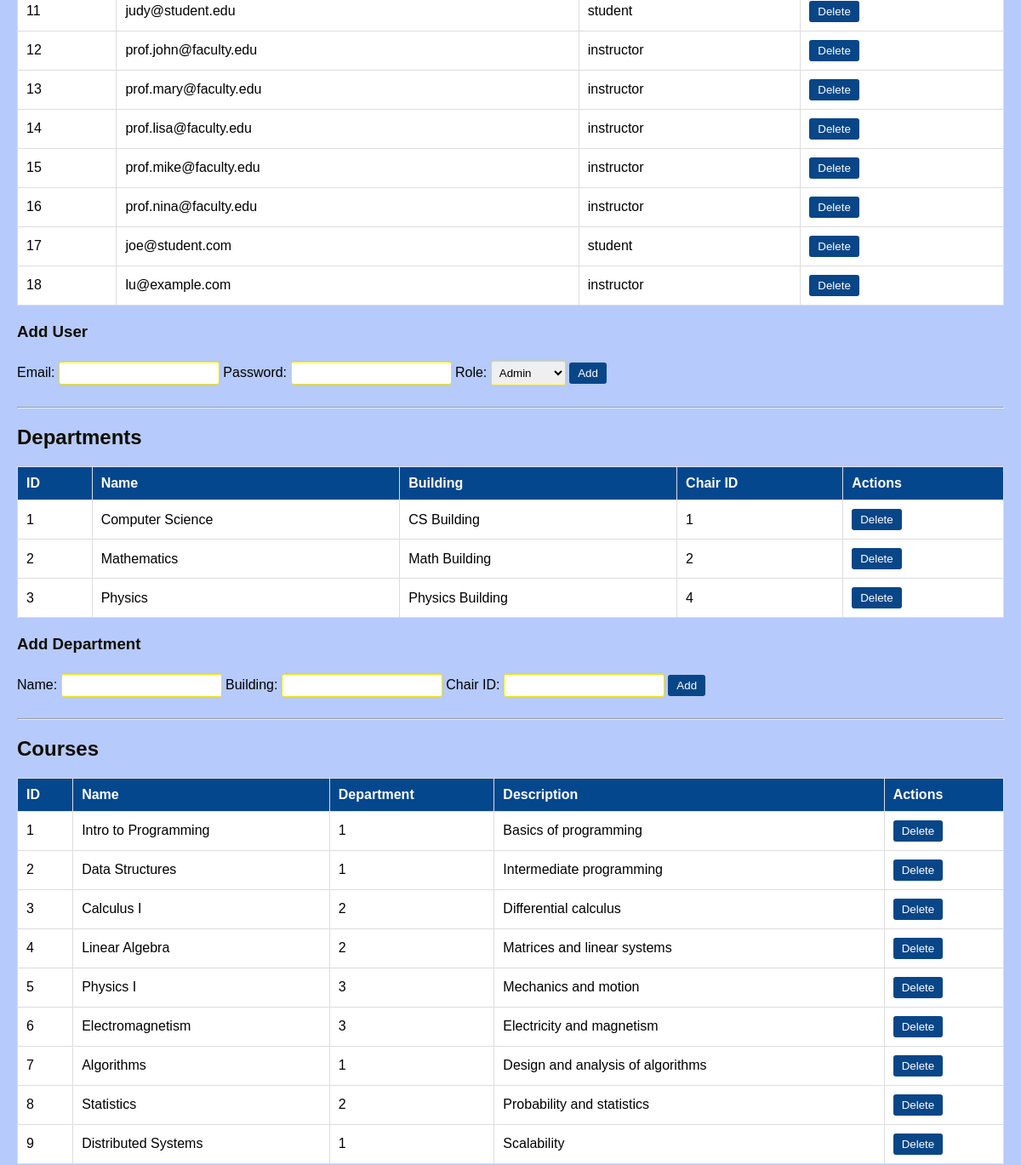
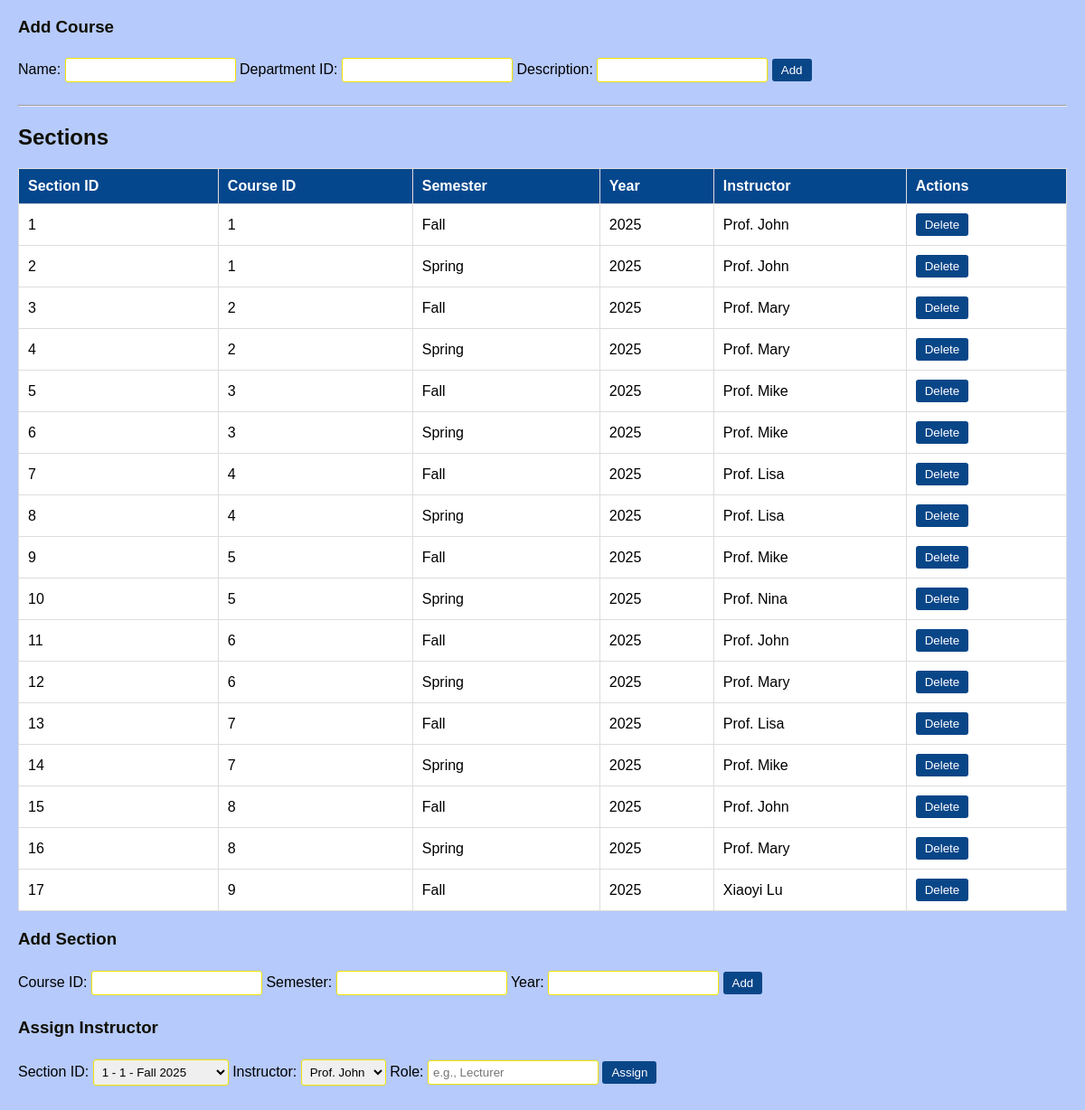
Page /dashboard (signed in, lower part) on the earlier database version (2 pictures, top to bottom).
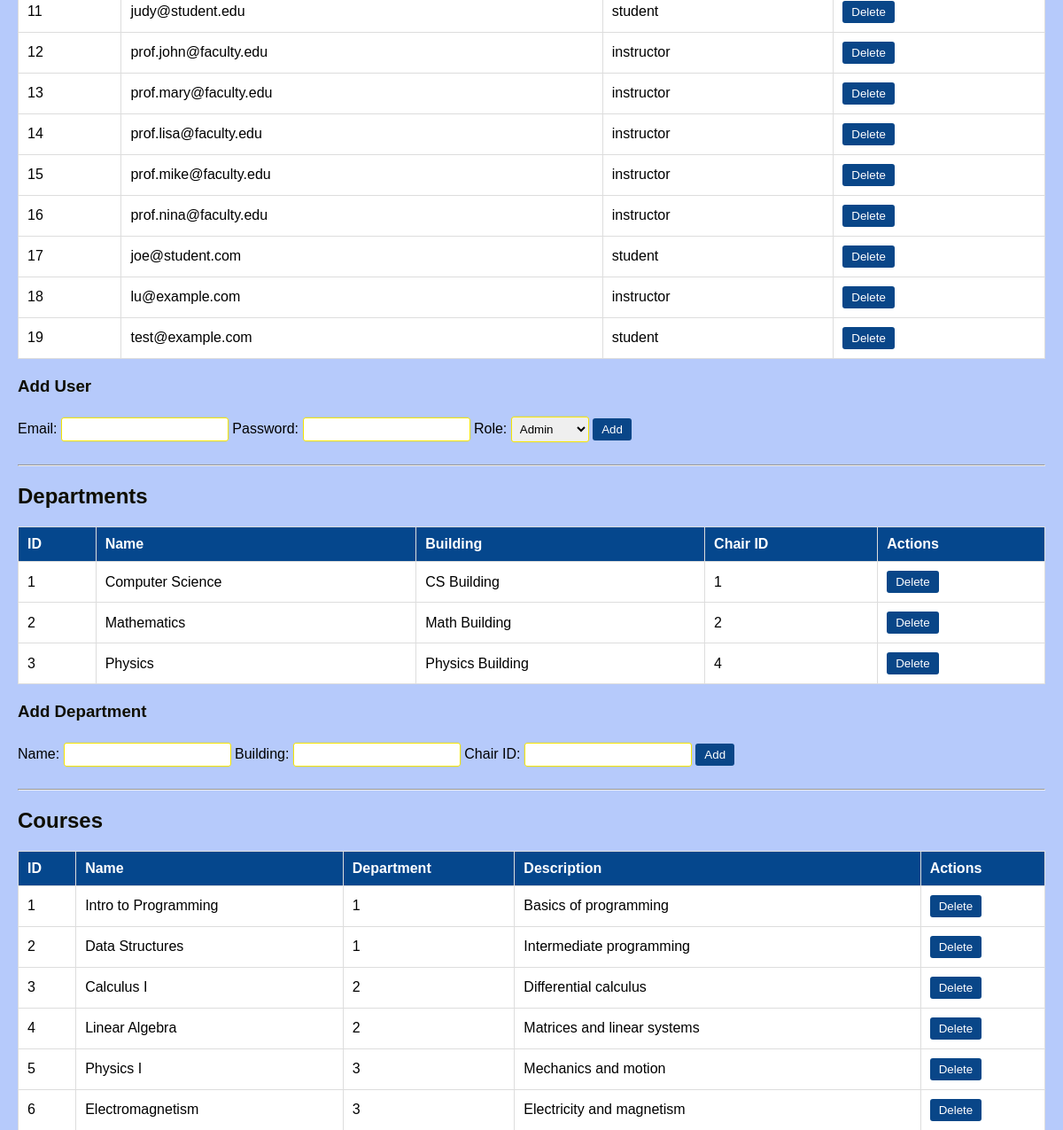
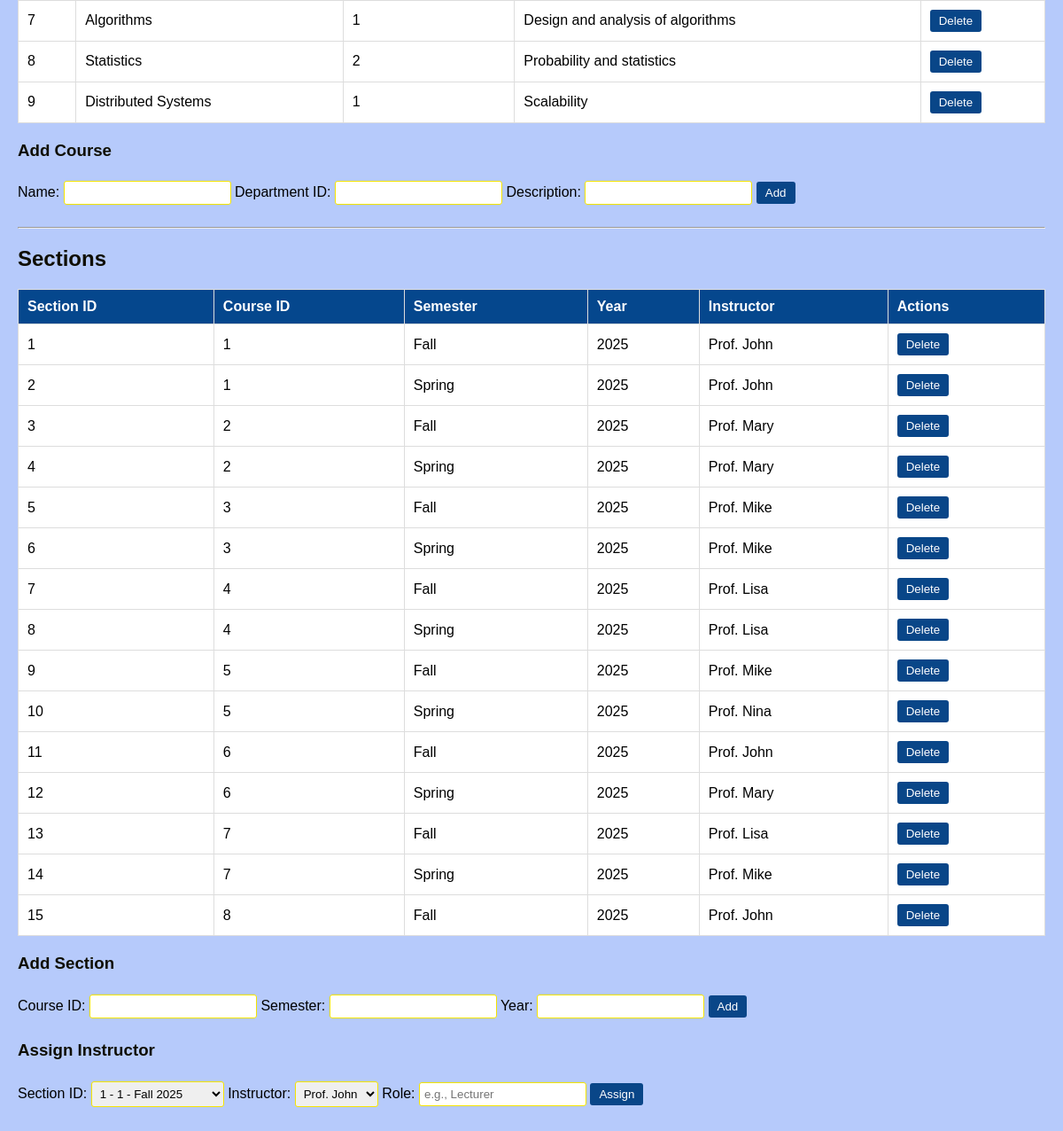
Same page on the later database version (2 pictures, top to bottom).
### tables this page shows
CREATE TABLE user (
        user_id INTEGER PRIMARY KEY AUTOINCREMENT,
        email TEXT UNIQUE NOT NULL,
        password TEXT NOT NULL,
        role TEXT NOT NULL
    );

CREATE TABLE department (
        dept_id INTEGER PRIMARY KEY AUTOINCREMENT,
        name TEXT NOT NULL,
        building TEXT,
        chair_id INTEGER,
        FOREIGN KEY (chair_id) REFERENCES instructor(i_id)
    );

CREATE TABLE course (
        c_id INTEGER PRIMARY KEY AUTOINCREMENT,
        dept_id INTEGER,
        name TEXT NOT NULL,
        desc TEXT,
        FOREIGN KEY (dept_id) REFERENCES department(dept_id)
    );

CREATE TABLE section (
        section_id INTEGER PRIMARY KEY AUTOINCREMENT,
        c_id INTEGER,
        year INTEGER,
        semester TEXT,
        FOREIGN KEY (c_id) REFERENCES course(c_id)
    );

### app.py (the view, shortened to what this page needs)
@app.route("/dashboard")
@login_required
def dashboard():
    conn = get_db_connection()
    role = session["role"]
    if role == "admin":
        users = conn.execute("SELECT * FROM user").fetchall()
        departments = conn.execute("SELECT * FROM department").fetchall()
        courses = conn.execute("SELECT * FROM course").fetchall()
        sections = conn.execute("""
            SELECT
                s.section_id, s.c_id, s.semester, s.year,
                GROUP_CONCAT(i.name, ', ') AS instructor_names
            FROM section s
            LEFT JOIN instructorSection ins ON s.section_id = ins.section_id
            LEFT JOIN instructor i ON ins.i_id = i.i_id
            GROUP BY s.section_id
        """).fetchall()
        instructors = conn.execute("SELECT * FROM instructor").fetchall()
        instructor_sections = conn.execute("SELECT * FROM instructorSection").fetchall()
        conn.close()
        return render_template(
            "dashboard_admin.html",
            users=users,
            departments=departments,
            courses=courses,
            sections=sections,
            instructors=instructors,
            instructor_sections=instructor_sections
        )
    else:
        conn.close()
        return "Unknown role"

### app.py (called while the page is built)
def login_required(f):
    @wraps(f)
    def decorated_function(*args, **kwargs):
        if "user_id" not in session:
            return redirect("/login")
        return f(*args, **kwargs)
    return decorated_function

def get_db_connection():
    conn = sqlite3.connect(DATABASE)
    conn.row_factory = sqlite3.Row
    return conn

### templates/dashboard_admin.html (shortened to what this page needs)
<!DOCTYPE html>
<html>
<head>
    <link rel="stylesheet" type="text/css" href="{{ url_for('static', filename='style.css') }}">
</head>
<body>
<table border="1">
{% for u in users %}
<tr>
<td>{{ u.user_id }}</td>
<td>{{ u.email }}</td>
<td>{{ u.role }}</td>
<td>
<form action="/users/delete/{{ u.user_id }}" method="post" style="display:inline;">
<button type="submit">Delete</button>
</form>
</td>
</tr>
{% endfor %}
</table>
<h3>Add User</h3>
<form action="/users/add" method="post">
Email: <input name="email" required>
Password: <input name="password" required>
Role: <select name="role">
<option value="admin">Admin</option>
</select>
<button type="submit">Add</button>
</form>
<hr>
<h2>Departments</h2>
<table border="1">
<tr><th>ID</th><th>Name</th><th>Building</th><th>Chair ID</th><th>Actions</th></tr>
{% for d in departments %}
<tr>
<td>{{ d.dept_id }}</td>
<td>{{ d.name }}</td>
<td>{{ d.building }}</td>
<td>{{ d.chair_id }}</td>
<td>
<form action="/departments/delete/{{ d.dept_id }}" method="post" style="display:inline;">
<button type="submit">Delete</button>
</form>
</td>
</tr>
{% endfor %}
</table>
<h3>Add Department</h3>
<form action="/departments/add" method="post">
Name: <input name="name" required>
Building: <input name="building">
Chair ID: <input name="chair_id">
<button type="submit">Add</button>
</form>
<hr>
<h2>Courses</h2>
<table border="1">
<tr><th>ID</th><th>Name</th><th>Department</th><th>Description</th><th>Actions</th></tr>
{% for c in courses %}
<tr>
<td>{{ c.c_id }}</td>
<td>{{ c.name }}</td>
<td>{{ c.dept_id }}</td>
<td>{{ c.desc }}</td>
<td>
<form action="/courses/delete/{{ c.c_id }}" method="post" style="display:inline;">
<button type="submit">Delete</button>
</form>
</td>
</tr>
{% endfor %}
</table>
<h3>Add Course</h3>
<form action="/courses/add" method="post">
Name: <input name="name" required>
Department ID: <input name="dept_id">
Description: <input name="desc">
<button type="submit">Add</button>
</form>
<hr>
<h2>Sections</h2>
<table border="1">
<tr>
    <th>Section ID</th>
    <th>Course ID</th>
    <th>Semester</th>
    <th>Year</th>
    <th>Instructor</th>
    <th>Actions</th>
</tr>
{% for s in sections %}
<tr>
    <td>{{ s.section_id }}</td>
    <td>{{ s.c_id }}</td>
    <td>{{ s.semester }}</td>
    <td>{{ s.year }}</td>
    <td>
        {% if s.instructor_names %}
            {{ s.instructor_names }}
        {% else %}
            Unassigned
        {% endif %}
    </td>
    <td>
        <form action="/sections/delete/{{ s.section_id }}" method="post" style="display:inline;">
            <button type="submit">Delete</button>
        </form>
    </td>
</tr>
{% endfor %}
</table>
<h3>Add Section</h3>
<form action="/sections/add" method="post">
    Course ID: <input name="c_id" required>
    Semester: <input name="semester" required>
    Year: <input name="year" required>
    <button type="submit">Add</button>
</form>
<h3>Assign Instructor</h3>
<form action="/instructorSections/add" method="post">
    Section ID:
    <select name="section_id" required>
        {% for s in sections %}
        <option value="{{ s.section_id }}">
            {{ s.section_id }} - {{ s.c_id }} - {{ s.semester }} {{ s.year }}
        </option>
        {% endfor %}
    </select>
    Instructor:
    <select name="i_id" required>
        {% for instr in instructors %}
        <option value="{{ instr.i_id }}">{{ instr.name }}</option>
        {% endfor %}
    </select>
    Role: <input name="role_in_section" placeholder="e.g., Lecturer">
    <button type="submit">Assign</button>
</form>
</body>
</html>

### static/style.css (style rules this page uses)
body { font-family: Arial, sans-serif; background-color: #b6cafb; margin: 0; padding: 20px; }
h1, h2, h3 { color: #0f0e00; }
table { width: 100%; border-collapse: collapse; margin-bottom: 20px; background-color: #ffffff; }
table th { background-color: #05478d; color: #fff; }
button { padding: 5px 10px; background-color: #094688; border: none; color: #fff; cursor: pointer; border-radius: 3px; }
form { margin-bottom: 20px; }
input, select { padding: 5px; margin: 5px 0; border-radius: 3px; border: 1px solid #f4e401; }

Differences in the rows shown:
removed section: section_id "16", c_id "8", semester "Spring", year "2025", instructor_names "Prof. Mary"
removed section: section_id "17", c_id "9", semester "Fall", year "2025", instructor_names "Xiaoyi Lu"
added user: user_id "19", email "test@example.com", role "student"
